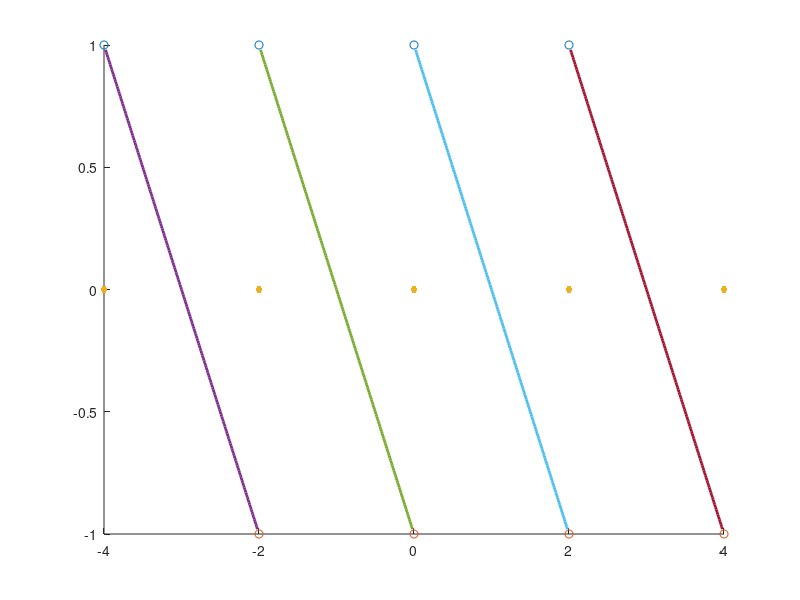

Source code (MATLAB): (Note: this script raises an error after producing the figure.)
% to plot the function beta
clear all; close all; clc; tic; myfont = 22;

a1 = 5; a2 = 7;
b1 = 1.25; b2 =1.75;

h1 = figure ;
hold on
x1 = [-4, -2 ,0, 2];
y1 = [1, 1, 1, 1];
plot(x1, y1, 'o')

x2 = [ -2 ,0, 2, 4];
y2 = -[1, 1, 1, 1];
plot(x2, y2, 'o')

x4 = [-4, -2 ,0, 2, 4];
y4 = 0*[1, 1, 1, 1, 1];
plot(x4, y4, '.', 'markersize',15)

hold on 
for s1 = 1: 4
    x3 = x1(s1)+0.02 : 0.01: x2(s1)-0.02;
    y3 = y1(s1)-0.02 : -0.01: y2(s1)+0.02;
    plot(x3, y3, 'linewidth', 2)
end

arrow([0 -b1],[0 b2],'width',2,'TipAngle',15,'BaseAngle',20,'FaceColor','b','EdgeColor','b')
arrow([-a1 0],[a2 0],'width',2,'TipAngle',15,'BaseAngle',20,'FaceColor','b','EdgeColor','b')

text(2-0.2 ,-0.2 ,'$ 2 $','fontsize',22,'Interpreter','latex')
text(4-0.2 ,-0.2 ,'$ 4 $','fontsize',22,'Interpreter','latex')
text(0.1 ,-0.2 ,'$ 0 $','fontsize',22,'Interpreter','latex')
text(-2-0.4 ,-0.2 ,'$ -2 $','fontsize',22,'Interpreter','latex')
text(-4-0.4 ,-0.2 ,'$ -4 $','fontsize',22,'Interpreter','latex')

text(0.3 ,1 ,'$ +1 $','fontsize',22,'Interpreter','latex')
text(0.3 ,-1 ,'$ -1 $','fontsize',22,'Interpreter','latex')
text(0.3 ,b2-0.2  ,'$ \beta /\pi  $','fontsize',22,'Interpreter','latex')
text(5.6 ,-0.2 ,'$ z/ \pi $','fontsize',22,'Interpreter','latex')

box off
axis off 

str = 'beta.eps';
print(h1, '-depsc', str)

h2 = figure;
hold on
a1 = -0.3; a2 = 1.3;
b1 = -2.7*pi, b2 = 2.7*pi;

inc = 0.1*pi;
a = 0.33;
x1 = 0: 0.01: a;
y1 = zeros(1, length(x1)) - inc;
plot(x1, y1, 'linewidth', 2)

x1 = a: 0.01: 1;
y1 = -2*pi*ones(1, length(x1)) - inc;
plot(x1, y1, 'linewidth', 2)

x1 = a * ones(1, 100);
y1 = -2*pi- inc  + 2*pi/100* (1:100);
plot(x1, y1, ':', 'linewidth', 2)

b = 1 - a;
x1 = 0: 0.01: b;
y1 = zeros(1, length(x1)) + inc;
plot(x1, y1, 'r', 'linewidth', 2)

x1 = b: 0.01: 1;
y1 = -2*pi*ones(1, length(x1)) + inc;
plot(x1, y1, 'r','linewidth', 2)

x1 = b * ones(1, 100);
y1 = -2*pi +  inc  + 2*pi/100* (1:100);
plot(x1, y1, ':r', 'linewidth', 2)

x1 = -0.02:0.01:0.02;
y1 = -2*pi*ones(1, length(x1));
plot(x1, y1, 'linewidth', 2)

y1 = (-0.07:0.01:0.07)*pi;
x1 = 1*ones(1, length(y1));
plot(x1, y1, 'linewidth', 2)

text(-0.08 , -0.3*pi  ,'$ 0 $','fontsize',22,'Interpreter','latex')
text(1.25 , -0.3*pi  ,'$ s $','fontsize',22,'Interpreter','latex')
text(0.05 , 2.65*pi  ,'$ \gamma  $','fontsize',22,'Interpreter','latex')
text(-0.3 , -2*pi  ,'$ -2 \pi   $','fontsize',22,'Interpreter','latex')
text(0.8 , -2.4*pi  ,'$ \gamma_+    $','fontsize',22,'Interpreter','latex')
text(0.8 , -1.6*pi  ,'$ \gamma_-    $','fontsize',22,'Interpreter','latex')
text(a -0.05 , 0.4*pi  ,'$ s_c    $','fontsize',22,'Interpreter','latex')
text(b-  0.18 , 0.4*pi  ,'$ T - s_c    $','fontsize',22,'Interpreter','latex')
text(0.97 , 0.4*pi  ,'$ T    $','fontsize',22,'Interpreter','latex')

arrow([0 b1],[0 b2],'width',2,'TipAngle',15,'BaseAngle',20,'FaceColor','b','EdgeColor','b')
arrow([a1 0],[a2 0],'width',2,'TipAngle',15,'BaseAngle',20,'FaceColor','b','EdgeColor','b')

axis off 
box off

print(h2, '-depsc', 'gamma.eps')